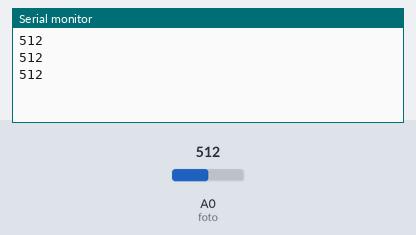
Simulated run of this sketch. Board: Arduino Uno, built with avr-gcc and run on an emulated ATmega328P. On the bench: the last lines printed to the serial monitor. The test bench sets the inputs (shaded band); at power-on: A0 (foto) = 512.

Above: at 1.3 s.
1.4 s: A0 (foto) set to 716
At 1.9 s:
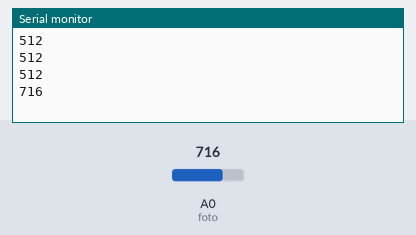
2.9 s: A0 (foto) set to 900
At 3.4 s:
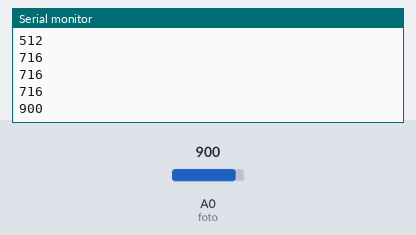
Timing chart, 0 to 5.9 s (numbered marks = the images above; inputs shaded):
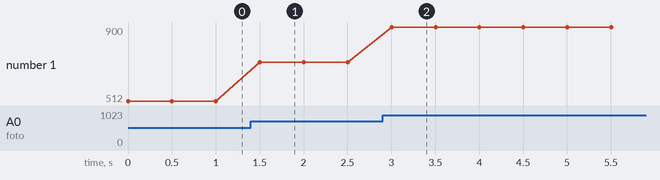

Measured:
- after the input at 1.4 s, the serial monitor: prints a new line after 0.10 s (image 1)
- after the input at 2.9 s, the serial monitor: prints a new line after 0.10 s (image 2)
- plotted number 1: 512 → 716 after the input at 1.4 s, 716 → 900 after the input at 2.9 s

The sketch:

fotoresistor.ino
```cpp
int foto =A0;

void setup() {
  pinMode(foto, INPUT);
  Serial.begin(9600);


}

void loop() {
  Serial.println(analogRead(foto));
  delay(500);

}
```
